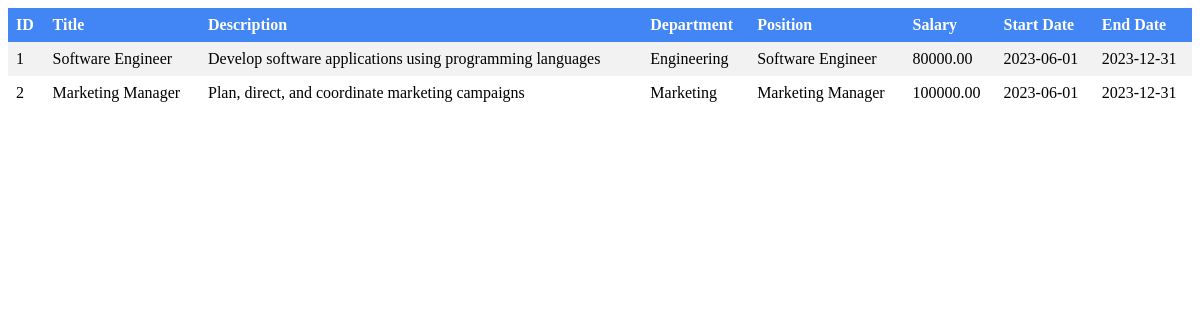
Screenshot of /vacancies.php with the database file from the repository.
### tables this page shows
CREATE TABLE `vacancies` (
  `id` int(11) NOT NULL,
  `title` varchar(100) NOT NULL,
  `description` text DEFAULT NULL,
  `department` varchar(50) NOT NULL,
  `position` varchar(50) NOT NULL,
  `salary` decimal(10,2) NOT NULL,
  `start_date` date NOT NULL,
  `end_date` date NOT NULL
);

### vacancies.php (the view, shortened to what this page needs)
<?php
require_once "config.php";
$sql = "SELECT * FROM vacancies";
$result = $mysqli->query($sql);
if ($result) {
    if ($result->num_rows > 0) {
        echo "<table>";
        echo "<tr>";
        echo "<th>ID</th>";
        echo "<th>Title</th>";
        echo "<th>Description</th>";
        echo "<th>Department</th>";
        echo "<th>Position</th>";
        echo "<th>Salary</th>";
        echo "<th>Start Date</th>";
        echo "<th>End Date</th>";
        echo "</tr>";
        while ($row = $result->fetch_assoc()) {
            echo "<tr>";
            echo "<td>" . $row["id"] . "</td>";
            echo "<td>" . $row["title"] . "</td>";
            echo "<td>" . $row["description"] . "</td>";
            echo "<td>" . $row["department"] . "</td>";
            echo "<td>" . $row["position"] . "</td>";
            echo "<td>" . $row["salary"] . "</td>";
            echo "<td>" . $row["start_date"] . "</td>";
            echo "<td>" . $row["end_date"] . "</td>";
            echo "</tr>";
        }
        echo "</table>";
    } else {
        echo "No vacancies found.";
    }
} else {
    echo "Error: " . $mysqli->error;
}
?>

### config.php (style rules this page uses)
table { border-collapse: collapse; width: 100%; }
th, td { text-align: left; padding: 8px; }
th { background-color: #4285F4; color: #fff; }
tr:nth-child(even) { background-color: #f2f2f2; }

### rows the page displays
vacancies: id "1", title "Software Engineer", description "Develop software applications using programming languages", department "Engineering", position "Software Engineer", salary "80000.00", start_date "2023-06-01", end_date "2023-12-31"
vacancies: id "2", title "Marketing Manager", description "Plan, direct, and coordinate marketing campaigns", department "Marketing", position "Marketing Manager", salary "100000.00", start_date "2023-06-01", end_date "2023-12-31"
